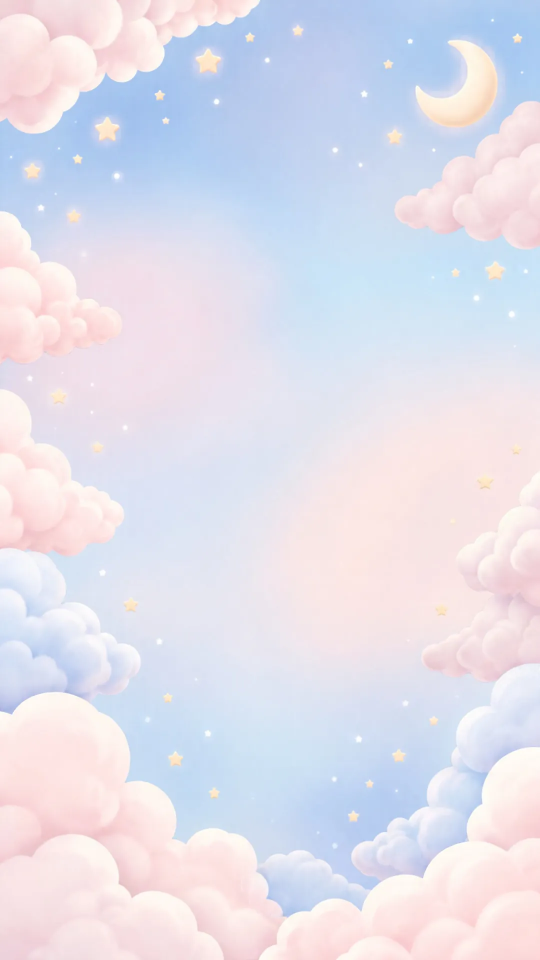
#> input picture openings/baby/bg.webp, 1080 x 1920 px (shown at 1/2 size)
$ python -i import-assets.py   (imports and definitions only)
#> lines starting #> are read from the running program, lines starting #| are printed output that depends on the picture; after the words box and inside, x2 and y2 are one past the last pixel; in counts of white or black regions, pixels touching at a corner belong together
#> further down, picture is the input picture: PIL image 1080x1920 RGB; mean R, G, B 225.7, 224, 235.7
"""Import generated visuals into openings/<template-id>/.

Usage:  python scripts/import-assets.py <source-folder>
Source folder holds one sub-folder per template (jasmin/, sidi-bou/, ...) with
closed, bg and seal images (.jpg, .png or .webp) and optionally open.mp4.

- closed.webp / bg.webp: re-encoded to WebP q80 at max 1080x1920.
- seal.png: background colour (sampled from the corners) keyed out to transparency,
  cropped to the ornament and saved as seal.webp (512px, alpha).
- open.mp4 is copied as-is (compress it first, see research/image-prompts.md).
"""
import shutil
import sys
from pathlib import Path

from PIL import Image, ImageEnhance, ImageFilter

ALIASES = {
    'baby-farha': 'baby', 'blush-minimal': 'blush', 'henna-night': 'henna', 'medina-nights': 'medina',
    'monogram-ivory': 'monogram', 'sidi-bou': 'sidibou',
}
ROOT = Path(__file__).resolve().parent.parent / 'openings'
ENHANCE = '--enhance' in sys.argv


def enhance(im: Image.Image) -> Image.Image:
    """Recover some crispness on upscaled sources: denoise lightly, then sharpen and lift colour."""
    im = im.filter(ImageFilter.MedianFilter(3))
    im = im.filter(ImageFilter.UnsharpMask(radius=2.4, percent=140, threshold=2))
    im = im.filter(ImageFilter.UnsharpMask(radius=0.8, percent=60, threshold=1))
    im = ImageEnhance.Contrast(im).enhance(1.06)
    return ImageEnhance.Color(im).enhance(1.08)


def key_out_background(img: Image.Image, tol: int = 34) -> Image.Image:
    """Remove the backdrop by flood-filling from the borders (keeps light areas inside the ornament)."""
#> called with tol = 34
    from collections import deque
    img = img.convert('RGB')
    w, h = img.size
#> w = 1080; h = 1920
    soft = img.filter(ImageFilter.GaussianBlur(1.6)).load()
    border = [soft[x, y] for x in range(0, w, 7) for y in (0, h - 1)] + [soft[x, y] for y in range(0, h, 7) for x in (0, w - 1)]
#> border = 860 items, first 6: (240, 213, 215), (236, 210, 219), (240, 213, 215), (236, 210, 219), (240, 213, 215), (236, 210, 219)
    bg = tuple(sorted(c[i] for c in border)[len(border) // 2] for i in range(3))
#> bg = (245, 222, 229)
    # local background drift (vignetting / soft shadows): compare to neighbour too
    seen = bytearray(w * h)
    q = deque()
    for x in range(w):
        q.append((x, 0)); q.append((x, h - 1))
    for y in range(h):
        q.append((0, y)); q.append((w - 1, y))
    near = lambda c, ref, t: max(abs(c[0] - ref[0]), abs(c[1] - ref[1]), abs(c[2] - ref[2])) < t
    while q:
        x, y = q.popleft()
        i = y * w + x
        if seen[i]:
            continue
        c = soft[x, y]
        if not near(c, bg, tol + 22):
            continue
        seen[i] = 1
        for nx, ny in ((x + 1, y), (x - 1, y), (x, y + 1), (x, y - 1)):
            if 0 <= nx < w and 0 <= ny < h and not seen[ny * w + nx] and near(soft[nx, ny], c, 9):
                q.append((nx, ny))
#> this loop made 3676122 passes
    mask = Image.new('L', (w, h))
#> mask: PIL image 1080x1920 L; every value is 0
    mask.putdata([0 if s else 255 for s in seen])
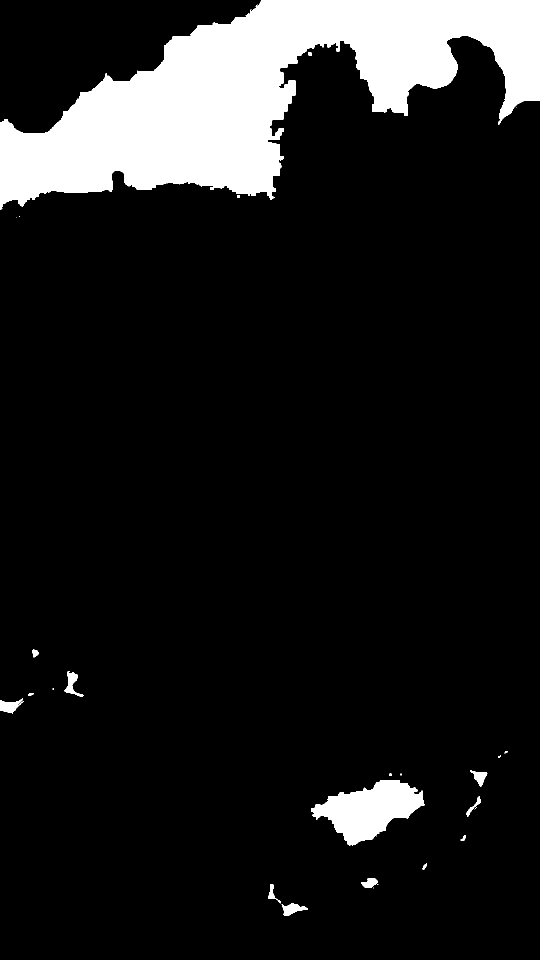
#> mask: PIL image 1080x1920 L (shown at 1/2 size); 11.3% white; 29 white regions (11 under 20 px), largest, box (x1, y1, x2, y2) and area: (0, 0, 1080, 419) 214942, (622, 1560, 850, 1691) 15998, (0, 1397, 48, 1427) 758
    mask = mask.filter(ImageFilter.MinFilter(3)).filter(ImageFilter.GaussianBlur(1.1))
    out = img.convert('RGBA')
    out.putalpha(mask)
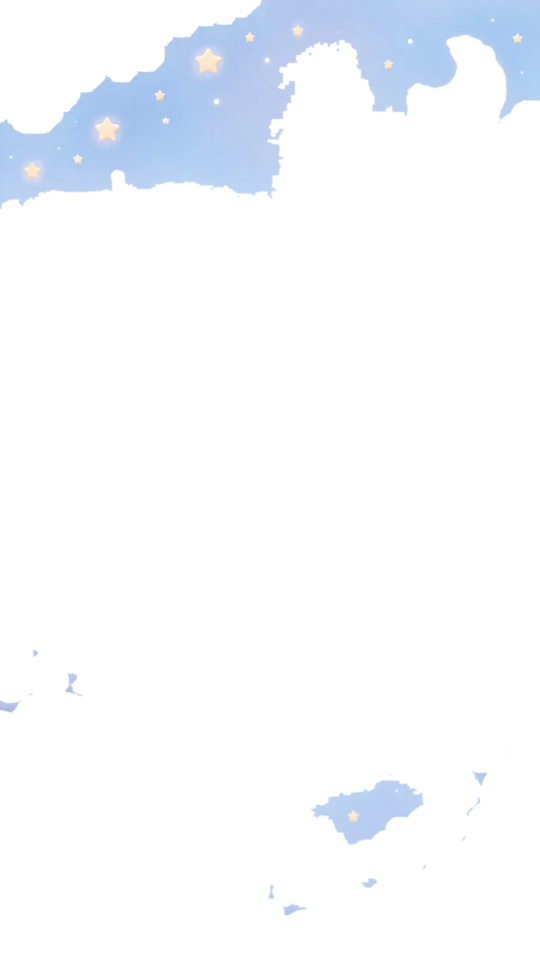
#> out: PIL image 1080x1920 RGBA (shown at 1/2 size); mean R, G, B, A 225.7, 224, 235.7, 28.2; transparent parts drawn white
    bbox = mask.point(lambda v: 255 if v > 24 else 0).getbbox()
#> bbox = (0, 0, 1080, 1832)
    if bbox:
        pad = 8
        out = out.crop((max(0, bbox[0] - pad), max(0, bbox[1] - pad), min(w, bbox[2] + pad), min(h, bbox[3] + pad)))
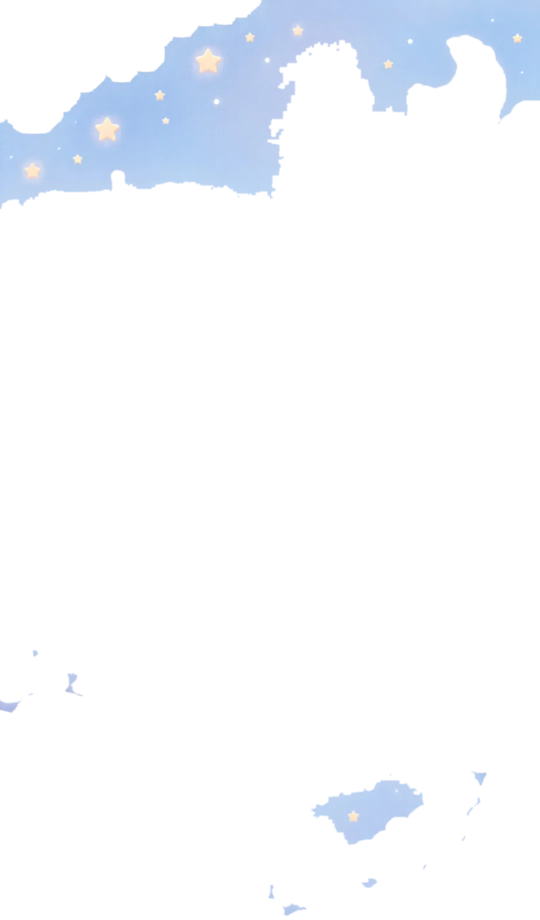
#> out: PIL image 1080x1840 RGBA (shown at 1/2 size); mean R, G, B, A 224.7, 223.9, 236.1, 29.4; transparent parts drawn white
    return out


def find(folder: Path, name: str):
    """Accept closed.jpg / closed.png / closed.webp (Canva downloads are jpg or png)."""
    for ext in ('webp', 'png', 'jpg', 'jpeg'):
        p = folder / f'{name}.{ext}'
        if p.exists():
            return p
    return None


def main(src: Path) -> None:
    for folder in sorted(p for p in src.iterdir() if p.is_dir()):
        tid = ALIASES.get(folder.name, folder.name)
        dest = ROOT / tid
        dest.mkdir(parents=True, exist_ok=True)
        for name in ('closed', 'bg'):
            f = find(folder, name)
            if f:
                im = Image.open(f).convert('RGB')
                im.thumbnail((1080, 1920))
                if ENHANCE:
                    im = enhance(im)
                im.save(dest / f'{name}.webp', 'WEBP', quality=80, method=6)
        seal = find(folder, 'seal')
        if seal:
            im = Image.open(seal).convert('RGB')
            im.thumbnail((512, 512))
            if ENHANCE:
                im = enhance(im)
            key_out_background(im).save(dest / 'seal.webp', 'WEBP', quality=85, method=6)
        mp4 = folder / 'open.mp4'
        if mp4.exists():
            shutil.copyfile(mp4, dest / 'open.mp4')
        sizes = ', '.join(f'{p.name} {p.stat().st_size // 1024}K' for p in sorted(dest.iterdir()))
        print(f'{tid:10s} {sizes}')


# [2 lines not run here, left out]

>>> from PIL import Image
>>> picture = Image.open('../openings/baby/bg.webp')
>>> result = key_out_background(picture)
